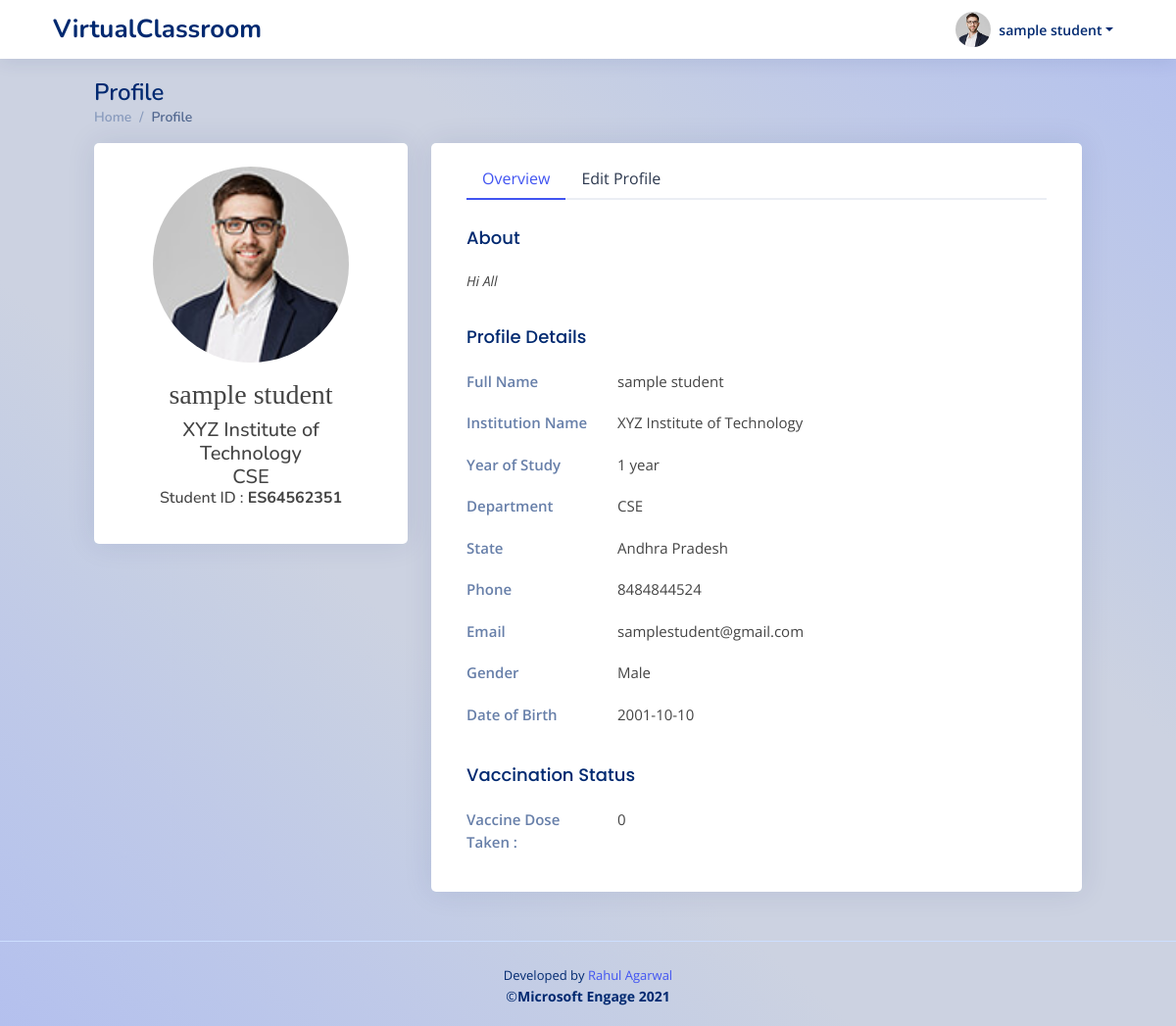
The page /student_profile/ (signed in) on the database its author committed.
### myapp/models.py (models this page shows, shortened)
class StudentDetails(models.Model):
    studentId = models.ForeignKey(User,on_delete=models.CASCADE)
    studentName = models.CharField(max_length=100,null=False)
    studentPhone = PhoneNumberField(null=False, blank=False, unique=False, default='+91')
    studentGender = models.CharField(max_length=20,null=False)
    studentDOB = models.DateTimeField(default=datetime.now,null=True)
    studentDepartment = models.CharField(max_length = 50, blank= True, null= True, default=' ')
    studentDesc = models.TextField(blank=False,null=True)
    studentCollege = models.CharField(max_length=100,null=False)
    collegeState = models.CharField(max_length=50,null=False)
    yearOfStudy = models.CharField(max_length=20,null=True)
    studentPic = models.ImageField(upload_to='StudentPic/', null=True, blank=True)
    user_date = models.DateTimeField(default=datetime.now,null=True)

### myapp/views.py (the view, shortened to what this page needs)
# urls.py: path('student_profile/',views.studentProfile,name='studentProfile'),
@login_required
def studentProfile(request):
    if request.user.is_active and not request.user.is_staff and not request.user.is_superuser:
        user=request.user
        userDetails = StudentDetails.objects.get(studentId = user.pk)
        dose = 0
        try:
            vaccine = VaccineStatus.objects.get(userId = user.pk)
            print('------in-------')
            dose = vaccine.vaccineDose
        except:
            dose = 0
        context={
            'userDetails' : userDetails,
            'dose' : dose
        }
        return render(request,'student/studentProfile.html',context)
    else:
        return redirect('studentLogin')

### myapp/templates/student/studentProfile.html (shortened to what this page needs)
{% extends 'base.html' %}
{% block content %}
  <header id="header" class="header fixed-top d-flex align-items-center px-lg-5">
    <div class="d-flex align-items-center justify-content-between">
      <a href="{% url 'studentDashboard' %}" class="logo d-flex align-items-center">
        <span class="d-lg-block">VirtualClassroom</span>
      </a>
    </div>
    <nav class="header-nav ms-auto">
      <ul class="d-flex align-items-center">
        <li class="nav-item dropdown pe-3">
          <a class="nav-link nav-profile d-flex align-items-center pe-0" href="#" data-bs-toggle="dropdown">
            {% if userDetails.studentPic %}
            <img src="{{ userDetails.studentPic.url }}" alt="Profile" class="rounded-circle">
            {% endif %}
            <span class="d-none d-md-block dropdown-toggle ps-2">{{user.first_name}} {{user.last_name}}</span>
          </a>
        </li>
      </ul>
    </nav>
  </header>
  <main id="main" class="main px-lg-5 mx-lg-5">
    <div class="pagetitle">
      <h1>Profile</h1>
      <nav>
        <ol class="breadcrumb">
          <li class="breadcrumb-item"><a href="{% url 'studentDashboard' %}">Home</a></li>
          <li class="breadcrumb-item active">Profile</li>
        </ol>
      </nav>
    </div>
    <section class="section profile">
      <div class="row">
        <div class="col-xl-4">
          <div class="card">
              <div class="card-body  align-items-center">
              <div class=" text-center py-3 mx-1 mt-2" style="border-radius:10px;">
                <div class="px-4">
                  <div class="m-auto ">
                    <div class="user-profile-photo  m-auto " style="border:50%; height:200px; width:200px;">
                      {% if userDetails.studentPic  %}
                        <img src="{{ userDetails.studentPic.url }}" style="border:50%; height:200px; width:200px;" alt="" class="rounded-circle">
                      {% endif %}
                    </div>
                  </div>
                  <div class="">
                    <h3  class="mt-3" style="font-family:impact;"> {{user.first_name}} {{user.last_name}}</h3>
                    <h5 class="my-0">{{ userDetails.studentCollege }}</h5>
                    <h5 class="my-0">{{userDetails.studentDepartment}}</h5>
                    <h6 class="my-0">Student ID : <strong>{{userDetails.studentId}}</strong></h6>
                  </div>
                </div>
              </div>
            </div>
          </div>
        </div>
        <div class="col-xl-8">
          <div class="card px-3">
            <div class="card-body pt-3">
              <ul class="nav nav-tabs nav-tabs-bordered">
                <li class="nav-item">
                  <button class="nav-link active" data-bs-toggle="tab" data-bs-target="#profile-overview">Overview</button>
                </li>
                <li class="nav-item">
                  <button class="nav-link" data-bs-toggle="tab" data-bs-target="#profile-edit">Edit Profile</button>
                </li>
              </ul>
              <div class="tab-content pt-2">
                <div class="tab-pane fade show active profile-overview" id="profile-overview">
                  <h5 class="card-title">About</h5>
                  <p class="small fst-italic">{{userDetails.studentDesc}}</p>
                  <h5 class="card-title">Profile Details</h5>
                  <div class="row">
                    <div class="col-lg-3 col-md-4 label ">Full Name</div>
                    <div class="col-lg-9 col-md-8">{{user.first_name}} {{user.last_name}}</div>
                  </div>
                  <div class="row">
                    <div class="col-lg-3 col-md-4 label">Institution Name</div>
                    <div class="col-lg-9 col-md-8">{{userDetails.studentCollege}}</div>
                  </div>
                  <div class="row">
                    <div class="col-lg-3 col-md-4 label">Year of Study</div>
                    <div class="col-lg-9 col-md-8">{{userDetails.yearOfStudy}} year</div>
                  </div>
                  <div class="row">
                    <div class="col-lg-3 col-md-4 label">Department</div>
                    <div class="col-lg-9 col-md-8">{{userDetails.studentDepartment}}</div>
                  </div>
                  <div class="row">
                    <div class="col-lg-3 col-md-4 label">State</div>
                    <div class="col-lg-9 col-md-8">{{userDetails.collegeState}}</div>
                  </div>
                  <div class="row">
                    <div class="col-lg-3 col-md-4 label">Phone</div>
                    <div class="col-lg-9 col-md-8">{{userDetails.studentPhone}}</div>
                  </div>
                  <div class="row">
                    <div class="col-lg-3 col-md-4 label">Email</div>
                    <div class="col-lg-9 col-md-8">{{user.email}}</div>
                  </div>
                  <div class="row">
                    <div class="col-lg-3 col-md-4 label ">Gender</div>
                    <div class="col-lg-9 col-md-8">{{userDetails.studentGender}}</div>
                  </div>
                  <div class="row">
                    <div class="col-lg-3 col-md-4 label ">Date of Birth</div>
                    <div class="col-lg-9 col-md-8">{{userDetails.studentDOB | date:'Y-m-d'}}</div>
                  </div>
                  <h5 class="card-title">Vaccination Status</h5>
                  <div class="row">
                    <div class="col-lg-3 col-md-4 label ">Vaccine Dose Taken : </div>
                    <div class="col-lg-9 col-md-8">{{dose}}</div>
                  </div>
                </div>
              </div>
            </div>
          </div>
        </div>
      </div>
    </section>
  </main>
  {% include 'partials/_footer.html'%}
  {% endblock %}

### templates/base.html (shortened to what this page needs)
{% load static %}
<!DOCTYPE html>
<html lang="en">
<head>
    <link rel="stylesheet" href="{% static 'css/style.css' %}">
    <link href="{% static 'vendor/bootstrap/css/bootstrap.min.css' %}" rel="stylesheet">
    <link href="{% static 'vendor/bootstrap-icons/bootstrap-icons.css' %}" rel="stylesheet">
    <link href="{% static 'vendor/remixicon/remixicon.css' %}" rel="stylesheet">
    <link href="{% static 'vendor/boxicons/css/boxicons.min.css' %}" rel="stylesheet">
    <link href="{% static 'vendor/quill/quill.snow.css' %}" rel="stylesheet">
    <link href="{% static 'vendor/quill/quill.bubble.css' %}" rel="stylesheet">
    <link href="{% static 'vendor/simple-datatables/style.css' %}" rel="stylesheet">
    <link href="{% static 'css/style.css' %}" rel="stylesheet">
</head>
<body>
{% block content %}
{% endblock %}
</body>
</html>

### templates/partials/_footer.html
{% load static %}
    <footer id="footer" class="footer">
      <div class="credits">
        Developed by <a href="">Rahul Agarwal</a>
      </div>
      <div class="copyright">
        &copy;<strong><span>Microsoft Engage 2021</span></strong>
      </div>
    </footer>

### static/css/style.css (style rules this page uses)
:root { scroll-behavior: smooth; }
body { font-family: "Open Sans", sans-serif; background: #f6f9ff; color: #444444; }
a { color: #4154f1; text-decoration: none; }
h1, h2, h3, h4, h5, h6 { font-family: "Nunito", sans-serif; }
#main { margin-top: 60px; padding: 20px 30px; transition: all 0.3s; }
.pagetitle { margin-bottom: 10px; }
.pagetitle h1 { font-size: 24px; margin-bottom: 0; font-weight: 600; color: #012970; }
.card { margin-bottom: 30px; border: none; border-radius: 5px; box-shadow: 0px 0 30px rgba(1, 41, 112, 0.1); overflow: hidden; }
.card-title { padding: 20px 0 15px 0; font-size: 18px; font-weight: 500; color: #012970; font-family: "Poppins", sans-serif; }
.card-body { padding: 0 20px 20px 20px; }
.breadcrumb { font-size: 14px; font-family: "Nunito", sans-serif; color: #899bbd; font-weight: 600; }
.breadcrumb a { color: #899bbd; transition: 0.3s; }
.breadcrumb .breadcrumb-item::before { color: #899bbd; }
.breadcrumb .active { color: #51678f; font-weight: 600; }
.nav-tabs-bordered { border-bottom: 2px solid #ebeef4; }
.nav-tabs-bordered .nav-link { margin-bottom: -2px; border: none; color: #2c384e; }
.nav-tabs-bordered .nav-link.active { background-color: #fff; color: #4154f1; border-bottom: 2px solid #4154f1; }
.logo { line-height: 1; }
@media (min-width: 1200px) { .logo { width: 280px; } }
.logo span { font-size: 26px; font-weight: 700; color: #012970; font-family: "Nunito", sans-serif; }
.header { transition: all 0.5s; z-index: 997; height: 60px; box-shadow: 0px 2px 20px rgba(1, 41, 112, 0.1); background-color: #fff; padding-left: 20px; }
.header-nav ul { list-style: none; }
.header-nav > ul { margin: 0; padding: 0; }
.header-nav .nav-profile { color: #012970; }
.header-nav .nav-profile img { max-height: 36px; }
.header-nav .nav-profile span { font-size: 14px; font-weight: 600; }
@media (min-width: 1200px) { #main, #footer { margin-left: 0px; } }
.profile .profile-overview .row { margin-bottom: 20px; font-size: 15px; }
.profile .profile-overview .card-title { color: #012970; }
.profile .profile-overview .label { font-weight: 600; color: rgba(1, 41, 112, 0.6); }
.footer { padding: 20px 0; font-size: 14px; transition: all 0.3s; border-top: 1px solid #cddfff; }
.footer .copyright { text-align: center; color: #012970; }
.footer .credits { padding-top: 5px; text-align: center; font-size: 13px; color: #012970; }

### templates/base.html (style rules this page uses)
body { background-image: linear-gradient(to left bottom, #b4c0ee, #b9c5eb, #bfc9e8, #c5cee4, #ccd2e1, #ccd2e1, #ccd2e1, #ccd2e1, #c5cee4, #bfc9e8, #b9c5eb, #b4c0ee); min-height: 100vh; display: flex; flex-direction: column; }
footer { margin-top: auto; }

### rows shown on the page
StudentDetails: studentPic (picture), studentCollege "XYZ Institute of Technology", studentDepartment "CSE", studentId "ES64562351", studentDesc "Hi All", yearOfStudy "1", collegeState "Andhra Pradesh", studentPhone "8484844524", studentGender "Male", studentDOB "2001-10-10"

### other values the page prints
{{ user.first_name }} "sample"
{{ user.last_name }} "student"
{{ user.email }} "samplestudent@gmail.com"
{{ dose }} "0"
